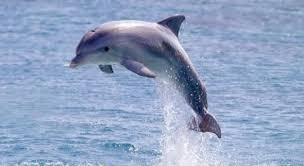
%> input picture Images_as_functions/dolphin.jpeg, 304 x 166 px
$ octave sum_of_images.m   (GNU Octave 9; MATLAB toolbox functions it lacks are replaced by stand-ins)
%> lines starting %> are read from the running program, lines starting %| are printed output that depends on the picture
% Add two images
dolphin = imread('dolphin.jpeg');
%> dolphin is the input picture: size 166x304x3 uint8; mean R, G, B 145.3, 164, 195.8
bicycle = imread('bicycle.jpeg');
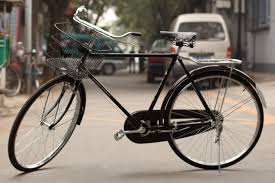
%> input picture Images_as_functions/bicycle.jpeg, 275 x 183 px
%> bicycle is the input picture: size 183x275x3 uint8; mean R, G, B 128.8, 119.4, 109.4
dolphin = dolphin(:,1:275,:);
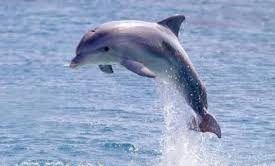
%> dolphin: size 166x275x3 uint8; mean R, G, B 145.4, 163.5, 195.4
bicycle = bicycle(1:166,:,:);
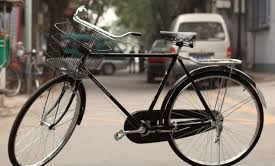
%> bicycle: size 166x275x3 uint8; mean R, G, B 125.3, 116, 106.2
disp(size(dolphin));
%|    166   275     3
disp(size(bicycle));
%|    166   275     3
summed = bicycle/2 + dolphin/2; % dim of both images should match.
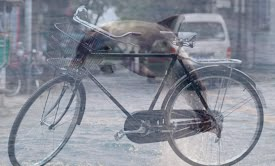
%> summed: size 166x275x3 uint8; mean R, G, B 135.8, 140.3, 151.2
%imshow(bicycle);
%imshow(dolphin);
imshow(summed);
